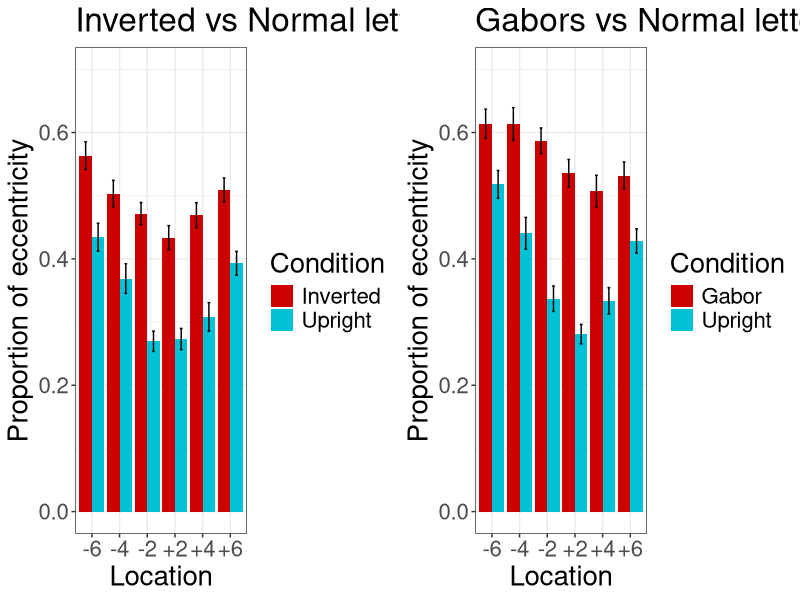
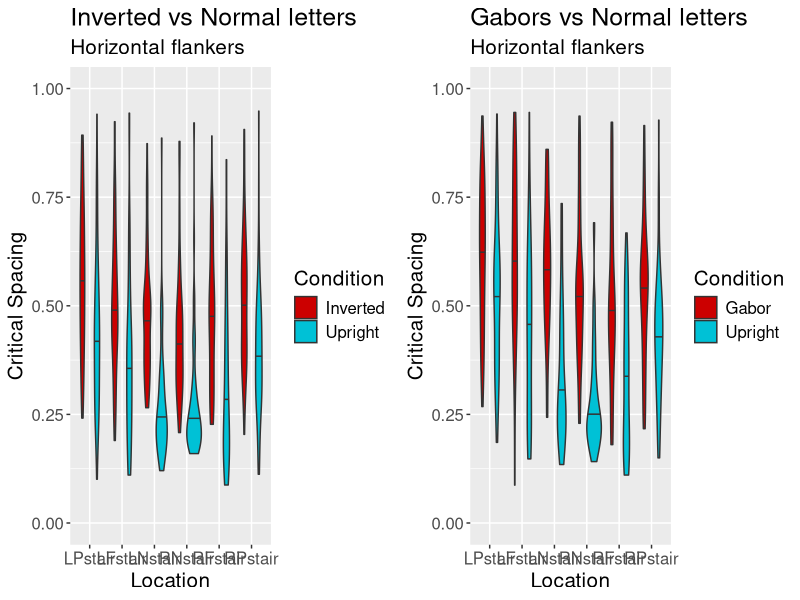
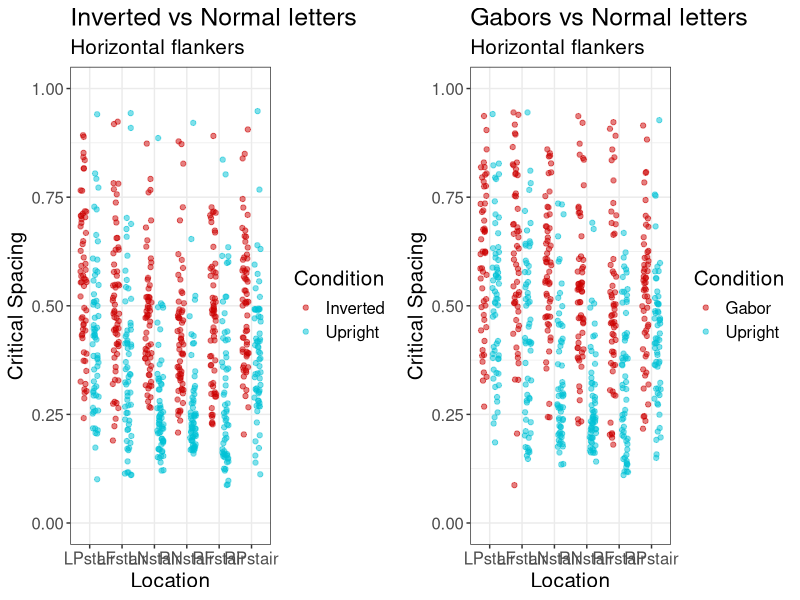

These figures' R source, in order:
# Analysis for Study 1 of ""

# packages
require(lme4)
require(lmerTest)
require(car)

require(dplyr)
require(tidyr)

require(ggplot2)
require(gridExtra)

# working directory
setwd("/Users/kwinsler/Documents/GitHub/Letter_crowding_study/Study1")

# load cleaned data
s1a_dat <- read.delim(file = 'a_letters_vs_invertedletters/CRD_INV_HOR_data.csv', sep = ',', header = T)
s1b_dat <- read.delim(file = 'b_letters_vs_gabors/CRD_GAB_HOR_data.csv', sep = ',', header = T)

# combine data
s1a_dat$Experiment <- 'INV'
s1b_dat$Experiment <- 'GAB'

alldat <- rbind(s1a_dat, s1b_dat)
alldat$Stair_short <- substr(alldat$Stair, 3, 9) # better label

## Bar plots

# aggregated data to plot
all_pdat <- alldat %>% 
  group_by(Experiment, Stair_short, Condition) %>%  
  summarise(mean = mean(Mean), 
            sd = sd(Mean),
            n = n(),  
            se = sd(Mean)/sqrt(n())) %>%
  mutate(Stair = case_when(
    Stair_short == "LPstair" ~ '-6',
    Stair_short == "LFstair" ~ '-4',
    Stair_short == "LNstair" ~ '-2',
    Stair_short == "RNstair" ~ '+2',
    Stair_short == "RFstair" ~ '+4',
    Stair_short == "RPstair"~ '+6'))

# plot
ylimits <- c(0,0.7)

all_pdat[all_pdat$Experiment == 'INV', ] %>%
  ggplot(aes(Stair, mean, fill = Condition)) +
    geom_bar(stat="identity", position = 'dodge', aes(fill = Condition)) +
    ylim(ylimits) +
    scale_fill_manual("Condition", values = c("Inverted" = "#cc0000", "Upright" = "#00c1d6")) +
    scale_x_discrete(limits=c("-6","-4","-2","+2","+4","+6")) +
    geom_errorbar(position = position_dodge(.9), aes(ymin = mean - se, ymax = mean + se), width=0.2) + 
    labs(x = 'Location', y = 'Proportion of eccentricity', 
         title = 'Inverted vs Normal letters') +
    theme_bw() +
    theme(text = element_text(size=20)) -> p1

all_pdat[all_pdat$Experiment == 'GAB', ] %>%
  ggplot(aes(Stair, mean, fill = Condition)) +
  geom_bar(stat="identity", position = 'dodge', aes(fill = Condition)) +
  ylim(ylimits) +
  scale_fill_manual("Condition", values = c("Gabor" = "#cc0000", "Upright" = "#00c1d6")) +
  scale_x_discrete(limits=c("-6","-4","-2","+2","+4","+6")) +
  geom_errorbar(position = position_dodge(.9), aes(ymin = mean - se, ymax = mean + se), width=0.2) + 
  labs(x = 'Location', y = 'Proportion of eccentricity', 
       title = 'Gabors vs Normal letters') +
  theme_bw() +
  theme(text = element_text(size=20)) -> p2

grid.arrange(p1, p2, nrow = 1)

### Other plots

## Violin plots
ylimits <- c(0,1)

alldat[alldat$Experiment == 'INV', ] %>%
  ggplot(aes(Stair_short, Mean, fill = Condition)) +
  geom_violin(aes(fill = Condition), draw_quantiles = c(0.5)) +
  ylim(ylimits) +
  scale_fill_manual("Condition", values = c("Inverted" = "#cc0000", "Upright" = "#00c1d6")) +
  scale_x_discrete(limits=c('LPstair', 'LFstair', 'LNstair','RNstair', 'RFstair','RPstair')) +
  labs(x = 'Location', y = 'Critical Spacing', 
       subtitle = 'Horizontal flankers',title = 'Inverted vs Normal letters') +
  theme(text = element_text(size=15)) -> p1

alldat[alldat$Experiment == 'GAB', ] %>%
  ggplot(aes(Stair_short, Mean, fill = Condition)) +
  geom_violin(aes(fill = Condition), draw_quantiles = c(0.5)) +
  ylim(ylimits) +
  scale_fill_manual("Condition", values = c("Gabor" = "#cc0000", "Upright" = "#00c1d6")) +
  scale_x_discrete(limits=c('LPstair', 'LFstair', 'LNstair','RNstair', 'RFstair','RPstair')) +
  labs(x = 'Location', y = 'Critical Spacing', 
       subtitle = 'Horizontal flankers',title = 'Gabors vs Normal letters') +
  theme(text = element_text(size=15)) -> p2
  
grid.arrange(p1, p2, nrow = 1)

## dot/rain plots
ylimits <- c(0,1)
alpha <- .5

alldat[alldat$Experiment == 'INV', ] %>%
  ggplot(aes(Stair_short, Mean, color = Condition)) +
  geom_point(aes(color = Condition), alpha = alpha, 
             position=position_jitterdodge(jitter.width = 0.2)) +
  ylim(ylimits) +
  scale_color_manual("Condition", values = c("Inverted" = "#cc0000", "Upright" = "#00c1d6")) +
  scale_x_discrete(limits=c('LPstair', 'LFstair', 'LNstair','RNstair', 'RFstair','RPstair')) +
  labs(x = 'Location', y = 'Critical Spacing', 
       subtitle = 'Horizontal flankers',title = 'Inverted vs Normal letters') +
  theme_bw() +
  theme(text = element_text(size=15)) -> p1

alldat[alldat$Experiment == 'GAB', ] %>%
  ggplot(aes(Stair_short, Mean, fill = Condition)) +
  geom_point(aes(color = Condition), alpha = alpha, 
             position=position_jitterdodge(jitter.width = 0.2)) +  
  ylim(ylimits) +
  scale_color_manual("Condition", values = c("Gabor" = "#cc0000", "Upright" = "#00c1d6")) +
  scale_x_discrete(limits=c('LPstair', 'LFstair', 'LNstair','RNstair', 'RFstair','RPstair')) +
  labs(x = 'Location', y = 'Critical Spacing', 
       subtitle = 'Horizontal flankers',title = 'Gabors vs Normal letters') +
  theme_bw() +
  theme(text = element_text(size=15)) -> p2

grid.arrange(p1, p2, nrow = 1)

#### Analysis ####

## Study 1a - inverted vs upright letters

# main model
fit.s1a <- lmer(Mean ~ CondEff * HemifieldEff * EccentricityEff 
            + (1 | SUBJECT)
            + (0 + CondEff | SUBJECT)
            + (0 + HemifieldEff | SUBJECT)
            + (0 + EccentricityEff | SUBJECT)
            , data = s1a_dat)

summary(fit.s1a)
Anova(fit.s1a, type = 3)

# upright only follow up
fit.s1a.upr <- lmer(Mean ~ HemifieldEff * EccentricityEff 
                + (1 | SUBJECT)
                + (0 + HemifieldEff | SUBJECT)
                + (0 + EccentricityEff | SUBJECT)
                , data = s1a_dat[s1a_dat$Condition == "Upright", ] )

summary(fit.s1a.upr)
Anova(fit.s1a.upr, type = 3)

# inverted only follow up
fit.s1a.inv <- lmer(Mean ~ HemifieldEff * EccentricityEff 
                    + (1 | SUBJECT)
                    + (0 + HemifieldEff | SUBJECT)
                    + (0 + EccentricityEff | SUBJECT)
                    , data = s1a_dat[s1a_dat$Condition == "Inverted", ] )

summary(fit.s1a.inv)
Anova(fit.s1a.inv, type = 3)

## Study 1b - gabors vs upright letters

# main model
fit.s1b <- lmer(Mean ~ Condition * HemifieldEff * EccentricityEff 
            + (1 | SUBJECT)
            + (0 + CondEff | SUBJECT)
            + (0 + HemifieldEff | SUBJECT)
            + (0 + EccentricityEff | SUBJECT)
            , data = s1b_dat)

summary(fit.s1b)
Anova(fit.s1b, type = 3)

# upright only follow up
fit.s1b.upr <- lmer(Mean ~ HemifieldEff * EccentricityEff 
                    + (1 | SUBJECT)
                    + (0 + HemifieldEff | SUBJECT)
                    + (0 + EccentricityEff | SUBJECT)
                    , data = s1b_dat[s1b_dat$Condition == "Upright", ] )

summary(fit.s1b.upr)
Anova(fit.s1b.upr, type = 3)

# gabor only follow up
fit.s1b.gab <- lmer(Mean ~ HemifieldEff * EccentricityEff 
                    + (1 | SUBJECT)
                    + (0 + HemifieldEff | SUBJECT)
                    + (0 + EccentricityEff | SUBJECT)
                    , data = s1b_dat[s1b_dat$Condition == "Gabor", ] )

summary(fit.s1b.gab)
Anova(fit.s1b.gab, type = 3)

#### Cross-study analysis ####

## combine data
# inverted data
s1a_dat %>%
  filter(Condition == "Inverted") %>%
  mutate(SUBJECT = paste0(SUBJECT,'_2')) -> INV_dat # new subject id because different subjects in both exps

# combine with gabor data
INV_dat %>%
  rbind(filter(s1b_dat, Condition == "Gabor")) -> combined_dat
  
# model
fit.inv_gab <- lmer(Mean ~ Condition * HemifieldEff * EccentricityEff 
            + (1 | SUBJECT)
            + (0 + HemifieldEff | SUBJECT)
            + (0 + EccentricityEff | SUBJECT)
            , data = combined_dat)

summary(fit.inv_gab)
Anova(fit.inv_gab, type = 3)
